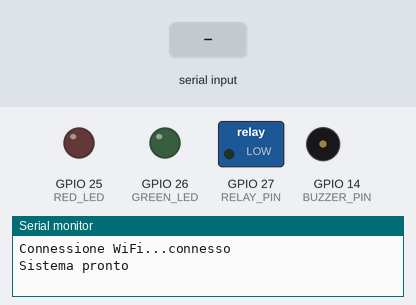
The program below on a simulated ESP32. On the bench: switched loads named in the program (green lamp = pin HIGH), output pins drawn as LEDs (lit = HIGH), buzzer (waves = sounding, pin HIGH), the last lines printed to the serial monitor. Dashed ring = blinking. The test bench sets the inputs (shaded band). WiFi joins after 1.5 s; servers stay silent unless stated; uploads are accepted with an empty reply.

Above: at 3.7 s.
3.8 s: "checkin\n" received over Serial
At 4.4 s:
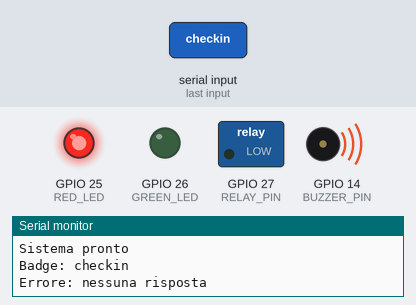
6.8 s: "checkout\n" received over Serial
At 7.9 s:
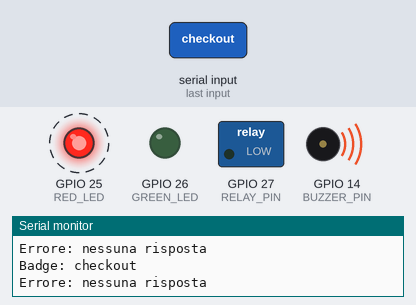
8.5 s: "1\n" received over Serial
10.5 s: "0\n" received over Serial
13.5 s: "2\n" received over Serial
At 14.2 s:
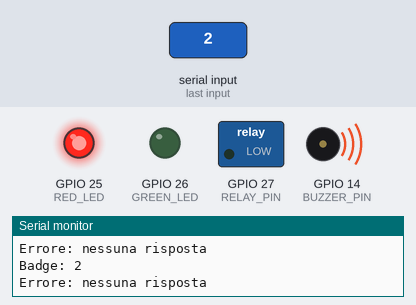
Timing chart, 0 to 17.2 s (numbered marks = the images above; inputs shaded):
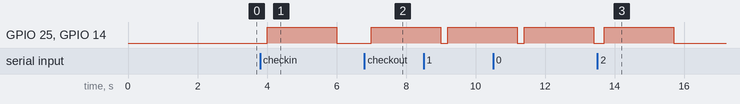

Measured:
- after the input at 3.8 s, GPIO 25 (RED_LED), GPIO 14 (BUZZER_PIN): LOW → HIGH after 0.20 s, → LOW 2.0 s later
- after the input at 6.8 s, GPIO 25 (RED_LED), GPIO 14 (BUZZER_PIN): LOW → HIGH after 0.20 s
- after the input at 13.5 s, GPIO 25 (RED_LED), GPIO 14 (BUZZER_PIN): LOW → HIGH after 0.20 s, → LOW 2.0 s later

The program:

main.cpp
```cpp
#include <Arduino.h>
#include <WiFi.h>
#include <HTTPClient.h>
#include <ArduinoJson.h>

#define BUZZER_PIN  14
#define GREEN_LED   26
#define RED_LED     25
#define RELAY_PIN   27

const char* WIFI_SSID = "Wokwi-GUEST";
const char* WIFI_PASSWORD = "";

const char* SUPABASE_URL = "https://pwvbgiwzatwotdqmvilc.supabase.co";
const char* SUPABASE_ANON_KEY = "eyJhbGciOiJIUzI1NiIsInR5cCI6IkpXVCJ9.eyJpc3MiOiJzdXBhYmFzZSIsInJlZiI6InB3dmJnaXd6YXR3b3RkcW12aWxjIiwicm9sZSI6ImFub24iLCJpYXQiOjE3Njk0NDEzODQsImV4cCI6MjA4NTAxNzM4NH0.XPWYYNaWgELlf5kgDLU8vHQjFeNGpDAOnbmlSmqktXA";

String inputBuffer = "";

// prototipi
void connectWiFi();
void handleBadge(String uid);
String callBadgeAccess(String badge_uid);
void feedbackCheckin(const char* utente, const char* locker);
void feedbackCheckout(const char* utente, const char* locker);
void feedbackErrore(const char* msg);

void setup() {
  Serial.begin(115200);
  delay(1000);

  pinMode(BUZZER_PIN, OUTPUT);
  pinMode(GREEN_LED, OUTPUT);
  pinMode(RED_LED, OUTPUT);
  pinMode(RELAY_PIN, OUTPUT);

  digitalWrite(BUZZER_PIN, LOW);
  digitalWrite(GREEN_LED, LOW);
  digitalWrite(RED_LED, LOW);
  digitalWrite(RELAY_PIN, LOW);

  connectWiFi();
  Serial.println("Sistema pronto");
}

void loop() {
  if (WiFi.status() != WL_CONNECTED) {
    connectWiFi();
  }

  // leggo dal seriale il badge (simulazione)
  while (Serial.available()) {
    char c = Serial.read();
    if (c == '\n' || c == '\r') {
      inputBuffer.trim();
      if (inputBuffer.length() == 0) continue;

      String uid = inputBuffer;
      inputBuffer = "";

      handleBadge(uid);
    } else {
      inputBuffer += c;
    }
  }
}

void connectWiFi() {
  Serial.print("Connessione WiFi...");
  WiFi.begin(WIFI_SSID, WIFI_PASSWORD, 6);

  int attempts = 0;
  while (WiFi.status() != WL_CONNECTED && attempts < 30) {
    delay(500);
    attempts++;
  }

  if (WiFi.status() == WL_CONNECTED) {
    Serial.println("connesso");
  } else {
    Serial.println("fallito");
  }
}

void handleBadge(String uid) {
  Serial.print("Badge: ");
  Serial.println(uid);

  String response = callBadgeAccess(uid);

  if (response.length() == 0) {
    feedbackErrore("nessuna risposta");
    return;
  }

  JsonDocument doc;
  DeserializationError err = deserializeJson(doc, response);

  if (err) {
    feedbackErrore("errore JSON");
    return;
  }

  bool success = doc["success"] | false;

  if (!success) {
    const char* errMsg = doc["error"] | "negato";
    feedbackErrore(errMsg);
    return;
  }

  // azione puo essere checkin o checkout
  const char* azione = doc["azione"] | "unknown";
  const char* utente = doc["utente"] | "?";

  if (strcmp(azione, "checkin") == 0) {
    const char* locker = doc["locker_assegnato"] | "?";
    feedbackCheckin(utente, locker);
  } else if (strcmp(azione, "checkout") == 0) {
    const char* locker = doc["locker_rilasciato"] | "?";
    feedbackCheckout(utente, locker);
  }
}

String callBadgeAccess(String badge_uid) {
  HTTPClient http;

  String url = String(SUPABASE_URL) + "/rest/v1/rpc/badge_access";

  http.begin(url);
  http.addHeader("Content-Type", "application/json");
  http.addHeader("apikey", SUPABASE_ANON_KEY);
  http.addHeader("Authorization", String("Bearer ") + SUPABASE_ANON_KEY);

  JsonDocument doc;
  doc["p_badge_uid"] = badge_uid;
  doc["p_metodo"] = "badge";

  String body;
  serializeJson(doc, body);

  int httpCode = http.POST(body);
  String response = "";

  if (httpCode > 0) {
    response = http.getString();
  } else {
    Serial.print("HTTP ");
    Serial.println(httpCode);
  }

  http.end();
  return response;
}

void feedbackCheckin(const char* utente, const char* locker) {
  Serial.print("Ingresso: ");
  Serial.print(utente);
  Serial.print(" - Locker ");
  Serial.println(locker);

  digitalWrite(GREEN_LED, HIGH);
  digitalWrite(RELAY_PIN, HIGH);
  digitalWrite(BUZZER_PIN, HIGH);
  delay(1500);
  digitalWrite(BUZZER_PIN, LOW);
  delay(1500);
  digitalWrite(RELAY_PIN, LOW);
  digitalWrite(GREEN_LED, LOW);
}

void feedbackCheckout(const char* utente, const char* locker) {
  Serial.print("Uscita: ");
  Serial.print(utente);
  Serial.print(" - Locker ");
  Serial.println(locker);

  digitalWrite(GREEN_LED, HIGH);
  digitalWrite(BUZZER_PIN, HIGH);
  delay(300);
  digitalWrite(BUZZER_PIN, LOW);
  delay(200);
  digitalWrite(BUZZER_PIN, HIGH);
  delay(300);
  digitalWrite(BUZZER_PIN, LOW);
  digitalWrite(GREEN_LED, LOW);
}

void feedbackErrore(const char* msg) {
  Serial.print("Errore: ");
  Serial.println(msg);

  digitalWrite(RED_LED, HIGH);
  digitalWrite(BUZZER_PIN, HIGH);
  delay(2000);
  digitalWrite(BUZZER_PIN, LOW);
  digitalWrite(RED_LED, LOW);
}
```
